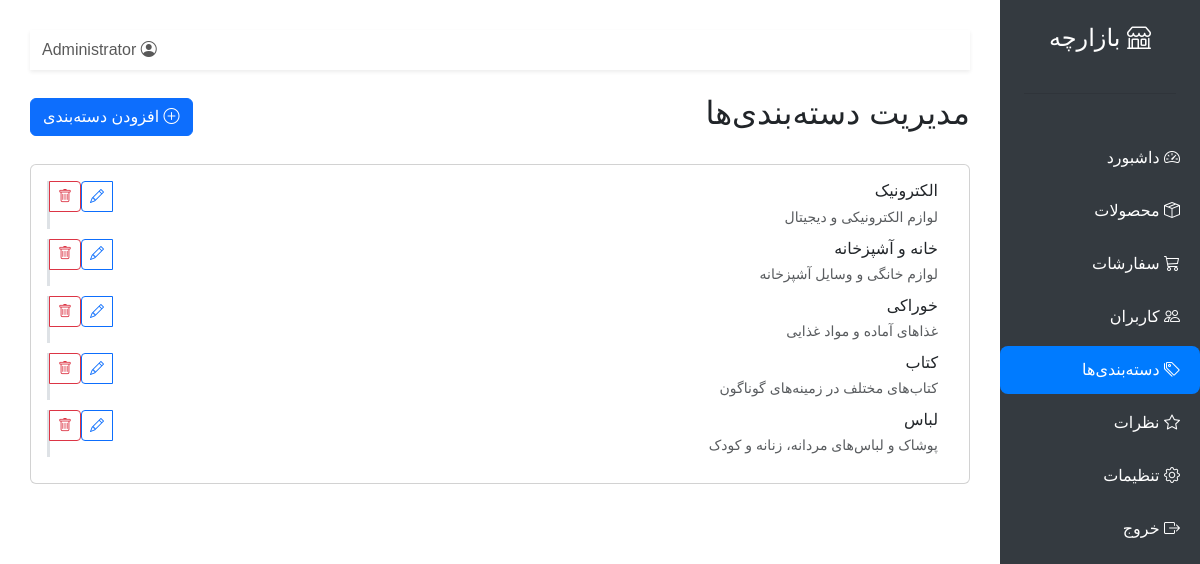
Screenshot of /admin/categories.php (signed in) with the database file from the repository.
### tables this page shows
CREATE TABLE IF NOT EXISTS `categories` (
    `id` int(11) NOT NULL AUTO_INCREMENT,
    `name` varchar(100) NOT NULL,
    `description` text DEFAULT NULL,
    `parent_id` int(11) DEFAULT NULL,
    `created_at` timestamp NOT NULL DEFAULT current_timestamp(),
    `updated_at` timestamp NOT NULL DEFAULT current_timestamp() ON UPDATE current_timestamp(),
    PRIMARY KEY (`id`),
    KEY `parent_id` (`parent_id`),
    FOREIGN KEY (`parent_id`) REFERENCES `categories` (`id`) ON DELETE SET NULL
);

### includes/db.php (called while the page is built, shortened)
<?php
class Database {
    private static $instance = null;
    private $connection;
    private function __construct() {
        try {
            $this->connection = new PDO(
                "mysql:host=" . DB_HOST . ";dbname=" . DB_NAME . ";charset=utf8mb4",
                DB_USER,
                DB_PASS,
                array(
                    PDO::ATTR_ERRMODE => PDO::ERRMODE_EXCEPTION,
                    PDO::ATTR_DEFAULT_FETCH_MODE => PDO::FETCH_ASSOC,
                    PDO::ATTR_EMULATE_PREPARES => false
                )
            );
        } catch (PDOException $e) {
            die("Database connection failed: " . $e->getMessage());
        }
    }
    public static function getInstance() {
        if (self::$instance === null) {
            self::$instance = new Database();
        }
        return self::$instance;
    }
    public function query($sql, $params = []) {
        try {
            $stmt = $this->connection->prepare($sql);
            $stmt->execute($params);
            return $stmt;
        } catch (PDOException $e) {
            die("Query failed: " . $e->getMessage());
        }
    }
    public function fetchAll($sql, $params = []) {
        $stmt = $this->query($sql, $params);
        return $stmt->fetchAll();
    }
}

### admin/categories.php (the view, shortened to what this page needs)
<?php
require_once '../includes/db.php';
$categories = Database::getInstance()->fetchAll("SELECT * FROM categories ORDER BY parent_id, name");
function build_category_tree($categories, $parent_id = 0, $level = 0) {
    $tree = [];
    foreach ($categories as $category) {
        if ($category['parent_id'] == $parent_id) {
            $category['level'] = $level;
            $category['children'] = build_category_tree($categories, $category['id'], $level + 1);
            $tree[] = $category;
        }
    }
    return $tree;
}
$category_tree = build_category_tree($categories);
function display_category($category, $level = 0) {
    echo '<div class="category-item level-' . $level . '">';
    echo '<div class="d-flex justify-content-between align-items-start">';
    echo '<div>';
    echo '<h6 class="mb-1">' . htmlspecialchars($category['name']) . '</h6>';
    if ($category['description']) {
        echo '<small class="text-muted">' . htmlspecialchars($category['description']) . '</small>';
    }
    echo '</div>';
    echo '<div class="btn-group btn-group-sm">';
    echo '<a href="categories.php?action=edit&id=' . $category['id'] . '" class="btn btn-outline-primary">';
    echo '<i class="bi bi-pencil"></i>';
    echo '</a>';
    echo '<a href="categories.php?action=delete&id=' . $category['id'] . '" class="btn btn-outline-danger" onclick="return confirm(\'آیا از حذف این دسته‌بندی مطمئن هستید؟\');">';
    echo '<i class="bi bi-trash"></i>';
    echo '</a>';
    echo '</div>';
    echo '</div>';
    echo '</div>';
}
?>
<!DOCTYPE html>
<html lang="fa" dir="rtl">
<head>
    <link href="https://cdn.jsdelivr.net/npm/bootstrap@5.3.0/dist/css/bootstrap.min.css" rel="stylesheet">
    <link href="https://cdn.jsdelivr.net/npm/bootstrap-icons@1.11.0/font/bootstrap-icons.css" rel="stylesheet">
</head>
<body>
    <div class="container-fluid">
        <div class="row">
            <div class="col-md-3 col-lg-2 sidebar p-0">
                <div class="d-flex flex-column align-items-center p-4">
                    <h4 class="text-white mb-4">
                        <i class="bi bi-shop"></i> <?php echo SITE_NAME; ?>
                    </h4>
                    <hr class="bg-white w-100">
                </div>
                <nav class="nav flex-column">
                    <a class="nav-link" href="index.php">
                        <i class="bi bi-speedometer2"></i> داشبورد
                    </a>
                    <a class="nav-link" href="products.php">
                        <i class="bi bi-box-seam"></i> محصولات
                    </a>
                    <a class="nav-link" href="orders.php">
                        <i class="bi bi-cart3"></i> سفارشات
                    </a>
                    <a class="nav-link" href="users.php">
                        <i class="bi bi-people"></i> کاربران
                    </a>
                    <a class="nav-link active" href="categories.php">
                        <i class="bi bi-tags"></i> دسته‌بندی‌ها
                    </a>
                    <a class="nav-link" href="reviews.php">
                        <i class="bi bi-star"></i> نظرات
                    </a>
                    <a class="nav-link" href="settings.php">
                        <i class="bi bi-gear"></i> تنظیمات
                    </a>
                    <a class="nav-link" href="../logout.php">
                        <i class="bi bi-box-arrow-right"></i> خروج
                    </a>
                </nav>
            </div>
            <div class="col-md-9 col-lg-10 main-content">
                <nav class="navbar navbar-expand-lg navbar-light bg-white shadow-sm mb-4">
                    <div class="container-fluid">
                        <div class="collapse navbar-collapse" id="navbarNav">
                            <ul class="navbar-nav me-auto">
                                <li class="nav-item">
                                    <span class="navbar-text">
                                        <i class="bi bi-person-circle"></i> <?php echo $_SESSION['user_full_name']; ?>
                                    </span>
                                </li>
                            </ul>
                        </div>
                    </div>
                </nav>
                <div class="d-flex justify-content-between align-items-center mb-4">
                    <h2>مدیریت دسته‌بندی‌ها</h2>
                    <a href="categories.php?action=add" class="btn btn-primary">
                        <i class="bi bi-plus-circle"></i> افزودن دسته‌بندی
                    </a>
                </div>
                <div class="card">
                    <div class="card-body">
                        <?php if (empty($categories)): ?>
                            <div class="text-center py-4">
                                <i class="bi bi-inbox display-4 text-muted"></i>
                                <p class="mt-3 text-muted">هیچ دسته‌بندی وجود ندارد</p>
                                <a href="categories.php?action=add" class="btn btn-primary">
                                    <i class="bi bi-plus-circle"></i> افزودن دسته‌بندی اول
                                </a>
                            </div>
                        <?php else: ?>
                            <div class="categories-list">
                                <?php foreach ($category_tree as $category_item): ?>
                                    <?php display_category($category_item); ?>
                                <?php endforeach; ?>
                            </div>
                        <?php endif; ?>
                    </div>
                </div>
            </div>
        </div>
    </div>
</body>
</html>

### admin/categories.php (style rules this page uses)
body { font-family: 'Vazirmatn', sans-serif; }
.sidebar { min-height: 100vh; background-color: #343a40; }
.sidebar .nav-link { color: #fff; padding: 12px 20px; border-radius: 8px; margin-bottom: 5px; }
.sidebar .nav-link.active { background-color: #007bff; color: #fff; }
.main-content { padding: 30px; }
.category-item { border-left: 3px solid #dee2e6; padding-right: 15px; margin-bottom: 10px; }

### rows the page displays
categories: name "الکترونیک", description "لوازم الکترونیکی و دیجیتال"
categories: name "خانه و آشپزخانه", description "لوازم خانگی و وسایل آشپزخانه"
categories: name "خوراکی", description "غذاهای آماده و مواد غذایی"
categories: name "کتاب", description "کتاب‌های مختلف در زمینه‌های گوناگون"
categories: name "لباس", description "پوشاک و لباس‌های مردانه، زنانه و کودک"

### other values shown
SITE_NAME "بازارچه"
$_SESSION['user_full_name'] "Administrator"
